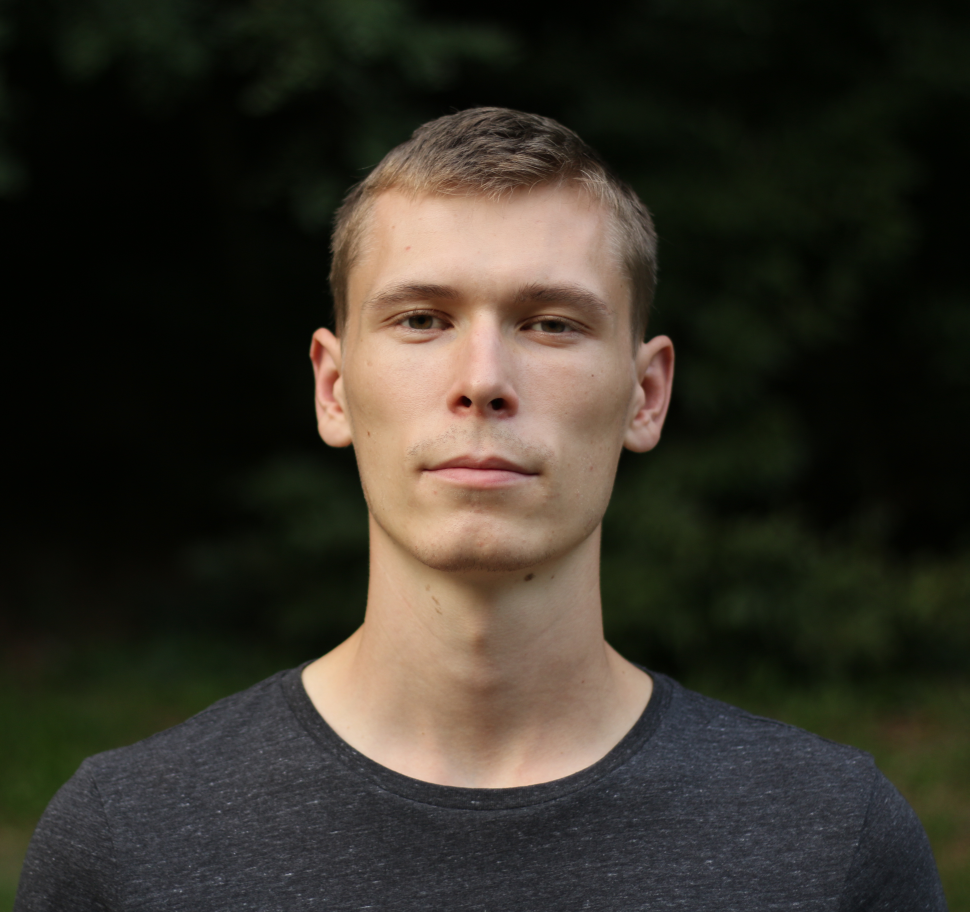
//> input picture foto.JPG, 3877 x 3648 px (shown at 1/4 size)
$ ./main   (built with g++ and OpenCV 4)
//> lines starting //> are read from the running program, lines starting //| are printed output that depends on the picture; after the words box and inside, x2 and y2 are one past the last pixel; in counts of white or black regions, pixels touching at a corner belong together
#include <iostream>
#include <opencv2/opencv.hpp>

#define IMAGE_SIZE cv::Size(400,400)
#define IMAGE_TYPE CV_8U


cv::Mat readOriginalImg(std::string path) {
//> called with path = "../foto.JPG"
    auto img = cv::imread(path, cv::IMREAD_GRAYSCALE);
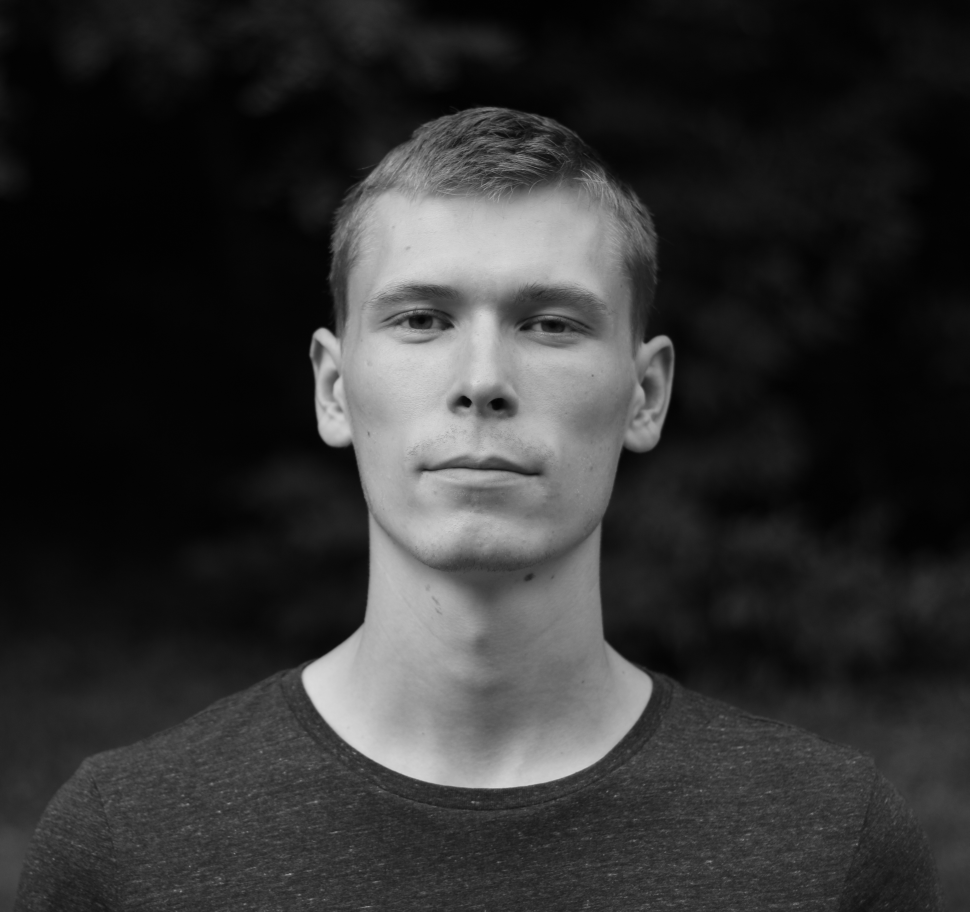
//> img: 3648 rows x 3877 cols, CV_8UC1 (shown at 1/4 size); min 0, max 220, mean 48.7

    if(img.empty())
    {
        std::cout<<"image not found or read!<<endl; <="" br=""> return -1";
        throw std::runtime_error("can not read image");
    }

    cv::resize(img, img,IMAGE_SIZE );
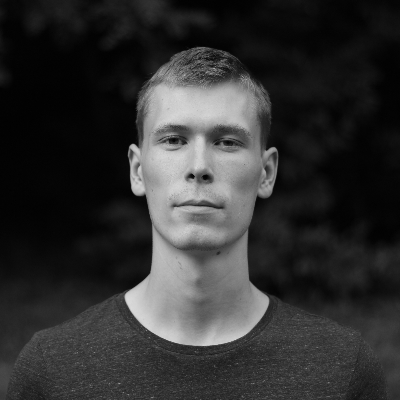
//> img: 400 rows x 400 cols, CV_8UC1; min 0, max 218, mean 48.7
    img.convertTo(img, IMAGE_TYPE);
    img.convertTo(img, -1, 1, -40);
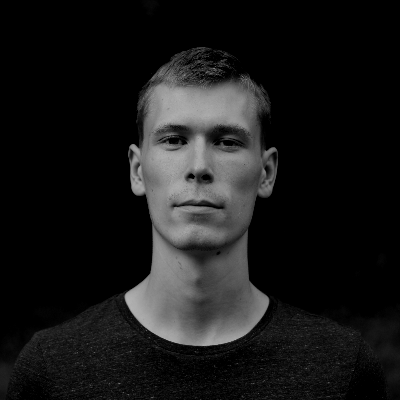
//> img: 400 rows x 400 cols, CV_8UC1; min 0, max 178, mean 24.5

    cv::imshow("tsfs", img);
    cv::waitKey(0);

    cv::imwrite("customImage.jpg", img);

    return img;
}

void addCircle(cv::Mat &img, int x, int y, int r, int color) {
//> called with x = 100, y = 100, r = 50, color = 126
    cv::Mat tmp = cv::Mat::zeros(IMAGE_SIZE, IMAGE_TYPE);
    cv::circle(tmp, cv::Point(x, y), r, cv::Scalar(color), -1);
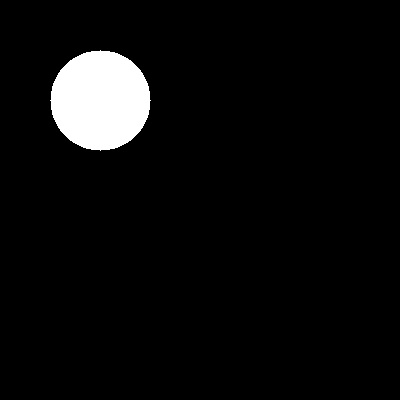
//> tmp: 400 rows x 400 cols, CV_8UC1; values 0 (black) and 126 (white), 4.9% white; 1 white region, box (x1, y1, x2, y2) and area: (50, 50, 151, 151) 7845
//> in addCircle (call 2), `cv::circle(tmp, cv::Point(x, y), r, cv::Scalar(color), -1);`: tmp: 400 rows x 400 cols, CV_8UC1; values 0 (black) and 126 (white), 4.9% white; 1 white region, box (x1, y1, x2, y2) and area: (100, 50, 201, 151) 7845
//> call 3 of addCircle, with x = 100, y = 150, r = 50, color = 200
//> in addCircle (call 3), `cv::circle(tmp, cv::Point(x, y), r, cv::Scalar(color), -1);`:
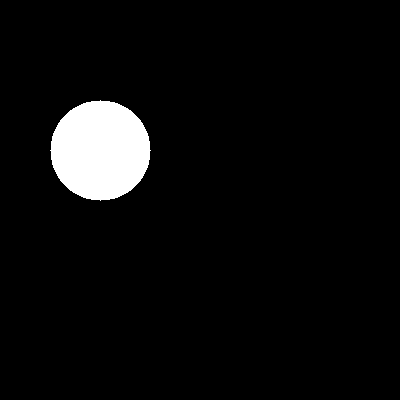
//> tmp: 400 rows x 400 cols, CV_8UC1; values 0 (black) and 200 (white), 4.9% white; 1 white region, box (x1, y1, x2, y2) and area: (50, 100, 151, 201) 7845
    cv::blur(tmp, tmp, cv::Size(7, 7));
    cv::add(tmp, img, img);
}

double computeDiff(cv::Mat &img1, cv::Mat &img2) {
    cv::Mat resultImg;
    cv::absdiff(img1, img2, resultImg);
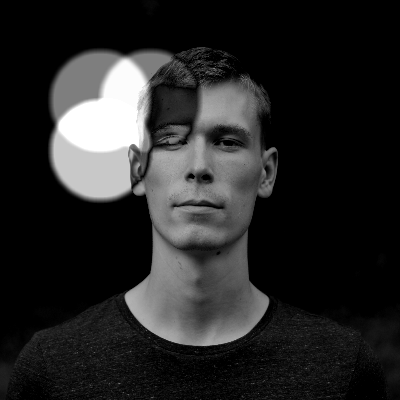
//> resultImg: 400 rows x 400 cols, CV_8UC1; min 0, max 255, mean 38.1
    return cv::sum(resultImg)[0];
}

int main() {

    auto originalImg = readOriginalImg("../foto.JPG");

    cv::Mat gaImg(IMAGE_SIZE, IMAGE_TYPE);

    addCircle(gaImg, 100, 100, 50, 126);
    addCircle(gaImg, 150, 100, 50, 126);
    addCircle(gaImg, 100, 150, 50, 200);

    auto result = computeDiff(gaImg, originalImg);
//> result = 6102597

    std::cout<<"result: "<< result;
//| result: 6.1026e+06

    cv::imshow("foto", gaImg);
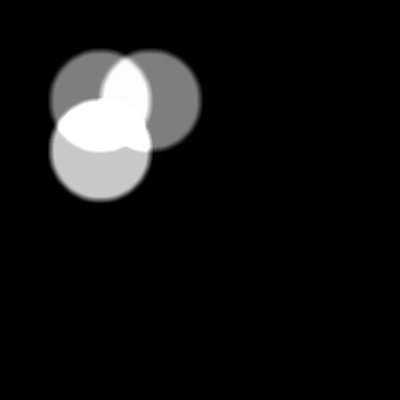
//> window 'foto': 400 rows x 400 cols, CV_8UC1; min 0, max 255, mean 19.9
    cv::waitKey(0);

    return 0;
}
